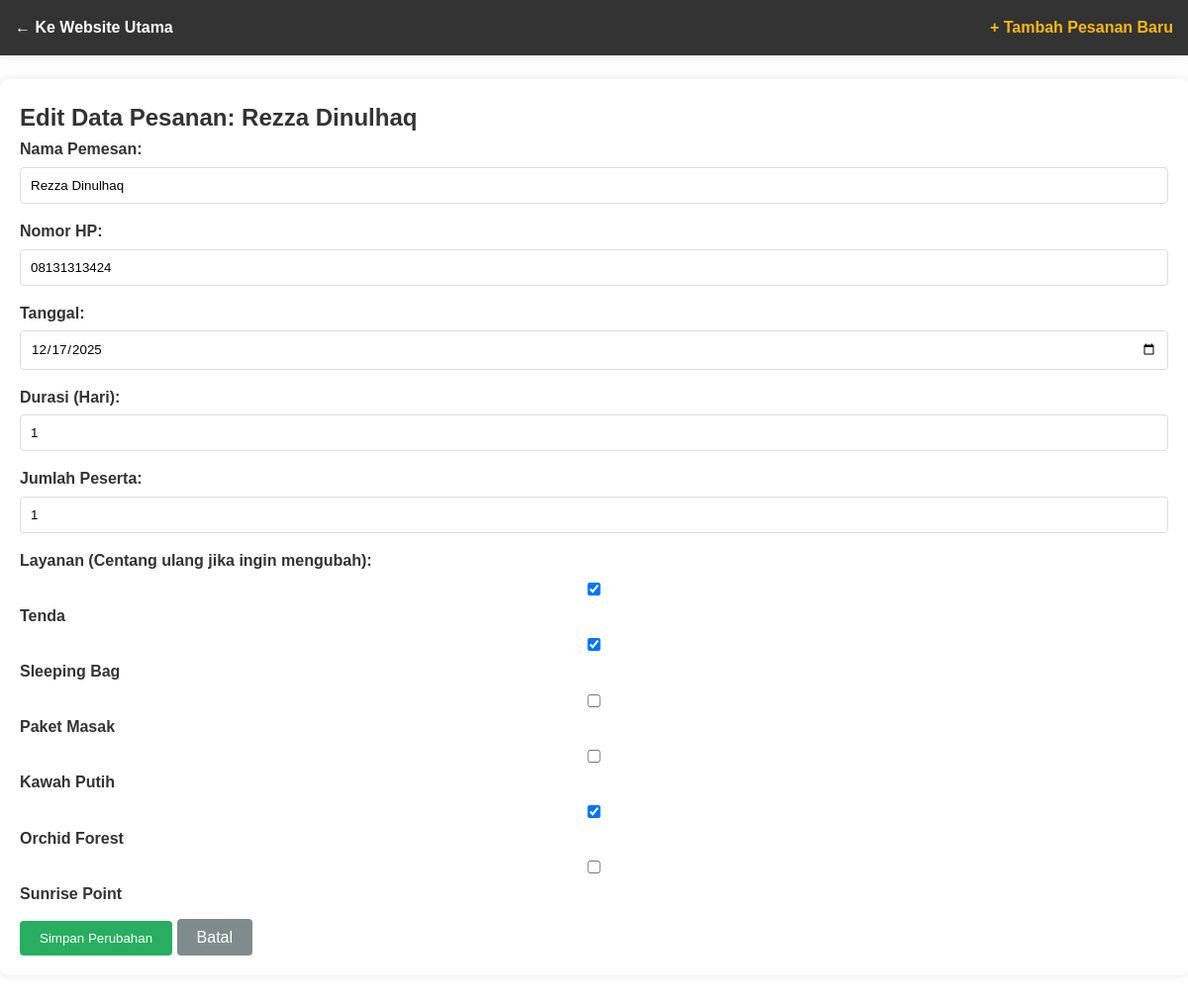
The app's page /main_page/modifikasi_pesanan.php?edit=2 with its own data.
### tables this page shows
CREATE TABLE `pesanan` (
  `id` int(11) NOT NULL,
  `nama_pemesan` varchar(100) DEFAULT NULL,
  `nomor_hp` varchar(20) DEFAULT NULL,
  `tanggal_pesan` date DEFAULT NULL,
  `waktu_perjalanan` int(11) DEFAULT NULL,
  `jumlah_peserta` int(11) DEFAULT NULL,
  `layanan_pilihan` text DEFAULT NULL,
  `harga_paket` decimal(10,2) DEFAULT NULL,
  `jumlah_tagihan` decimal(15,2) DEFAULT NULL
);

### main_page/modifikasi_pesanan.php (the view, shortened to what this page needs)
<?php
include 'koneksi.php';
$edit_mode = false;
$data_edit = [];
$layanan_checked = [];
if (isset($_GET['edit'])) {
    $id_edit = $_GET['edit'];
    $query_edit = "SELECT * FROM pesanan WHERE id = '$id_edit'";
    $result_edit = mysqli_query($conn, $query_edit);
    if ($row_edit = mysqli_fetch_assoc($result_edit)) {
        $edit_mode = true;
        $data_edit = $row_edit;
        $layanan_checked = explode(", ", $data_edit['layanan_pilihan']);
    }
}
?>
<!DOCTYPE html>
<html lang="id">
<head>
    <link rel="stylesheet" href="style.css">
</head>
<body>
    <header style="background: #333; padding: 15px;">
        <div class="navbar" style="padding: 0; max-width: 100%;">
            <a href="index.php" style="color: white; font-weight: bold;">&larr; Ke Website Utama</a>
            <a href="pesanan.php" style="color: var(--secondary-color); font-weight: bold; margin-left: 20px;">+ Tambah Pesanan Baru</a>
        </div>
    </header>
    <div class="container-admin">
        <?php if ($edit_mode): ?>
            <div class="header-admin">
                <h2>Edit Data Pesanan: <?php echo $data_edit['nama_pemesan']; ?></h2>
            </div>
            <form action="proses_pesan.php" method="POST">
                <input type="hidden" name="id_pesanan" value="<?php echo $data_edit['id']; ?>"> <div class="form-group">
                    <label>Nama Pemesan:</label>
                    <input type="text" name="nama" value="<?php echo $data_edit['nama_pemesan']; ?>" required>
                </div>
                <div class="form-group">
                    <label>Nomor HP:</label>
                    <input type="text" name="telp" value="<?php echo $data_edit['nomor_hp']; ?>" required>
                </div>
                <div class="form-group">
                    <label>Tanggal:</label>
                    <input type="date" name="tanggal" value="<?php echo $data_edit['tanggal_pesan']; ?>" required>
                </div>
                <div class="form-group">
                    <label>Durasi (Hari):</label>
                    <input type="number" name="waktu" value="<?php echo $data_edit['waktu_perjalanan']; ?>" required>
                </div>
                <div class="form-group">
                    <label>Jumlah Peserta:</label>
                    <input type="number" name="peserta" value="<?php echo $data_edit['jumlah_peserta']; ?>" required>
                </div>
                <div class="form-group">
                    <label>Layanan (Centang ulang jika ingin mengubah):</label>
                    <label><input type="checkbox" name="layanan[]" value="Tenda" <?php if(in_array("Tenda", $layanan_checked)) echo "checked"; ?>> Tenda</label>
                    <label><input type="checkbox" name="layanan[]" value="Sleeping Bag" <?php if(in_array("Sleeping Bag", $layanan_checked)) echo "checked"; ?>> Sleeping Bag</label>
                    <label><input type="checkbox" name="layanan[]" value="Paket Masak" <?php if(in_array("Paket Masak", $layanan_checked)) echo "checked"; ?>> Paket Masak</label>
                    <label><input type="checkbox" name="layanan[]" value="Kawah Putih" <?php if(in_array("Kawah Putih", $layanan_checked)) echo "checked"; ?>> Kawah Putih</label>
                    <label><input type="checkbox" name="layanan[]" value="Orchid Forest" <?php if(in_array("Orchid Forest", $layanan_checked)) echo "checked"; ?>> Orchid Forest</label>
                    <label><input type="checkbox" name="layanan[]" value="Sunrise Point" <?php if(in_array("Sunrise Point", $layanan_checked)) echo "checked"; ?>> Sunrise Point</label>
                </div>
                <button type="submit" class="btn-submit">Simpan Perubahan</button>
                <a href="modifikasi_pesanan.php" class="btn-cancel">Batal</a>
            </form>
        <?php endif; ?>
    </div>
</body>
</html>

### main_page/style.css (style rules this page uses)
:root { --primary-color: #00509d; --secondary-color: #fdb813; --text-dark: #333; --text-light: #666; --white: #fff; --bg-light: #f8f9fa; --border-radius: 8px; }
* { margin: 0; padding: 0; box-sizing: border-box; font-family: "Poppins", sans-serif; }
html { scroll-behavior: smooth; scroll-padding-top: 100px; }
body { line-height: 1.6; color: var(--text-dark); }
a { text-decoration: none; color: inherit; }
header { background: var(--white); box-shadow: 0 2px 15px rgba(0, 0, 0, 0.08); position: fixed; width: 100%; top: 0; z-index: 1000; }
.navbar { display: flex; justify-content: space-between; align-items: center; padding: 1rem 5%; max-width: 1200px; margin: 0 auto; }

### main_page/modifikasi_pesanan.php (style rules this page uses)
.container-admin { max-width: 1200px; margin: 80px auto; padding: 20px; background: #fff; box-shadow: 0 0 10px rgba(0,0,0,0.1); border-radius: 8px; }
.form-group { margin-bottom: 15px; }
.form-group label { display: block; margin-bottom: 5px; font-weight: 600; }
.form-group input { width: 100%; padding: 10px; border: 1px solid #ddd; border-radius: 4px; }
.btn-submit { padding: 10px 20px; background-color: #27ae60; color: white; border: none; border-radius: 4px; cursor: pointer; }
.btn-cancel { padding: 10px 20px; background-color: #7f8c8d; color: white; border: none; border-radius: 4px; text-decoration: none; }

### records on screen
pesanan: nama_pemesan "Rezza Dinulhaq", nama "Rezza Dinulhaq", telp "08131313424", tanggal "12/17/2025", waktu "1", peserta "1", layanan_pilihan "☑"
